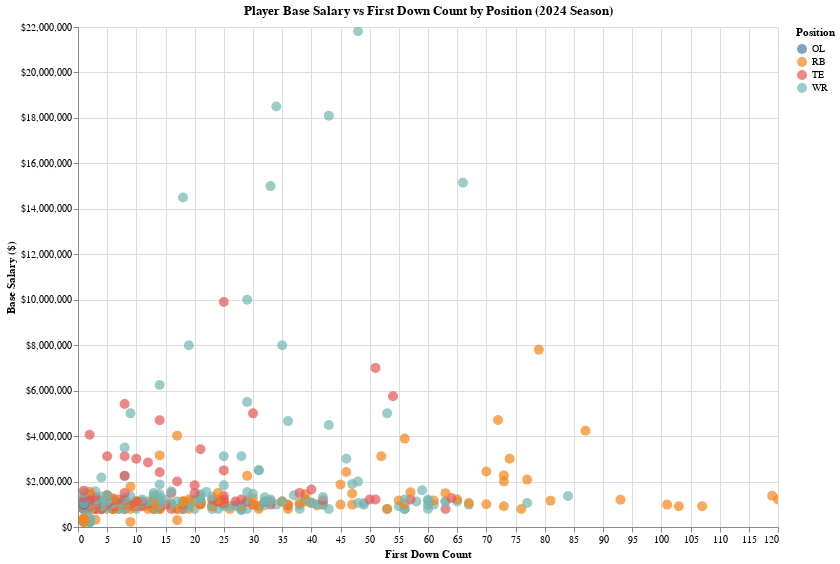

Here is the notebook cell this chart was saved with:
### Code cell
non_qb_player_scatter = alt.Chart(non_qb_players).mark_circle(size=100, opacity=0.7).encode(
    x=alt.X('First_Down_Count:Q', title='First Down Count'),
    y=alt.Y('base_salary:Q', title='Base Salary ($)', 
            axis=alt.Axis(format='$,.0f')),
    color=alt.Color('position:N', title='Position'),
    tooltip=[
        alt.Tooltip('Player:N', title='Player Name'),
        alt.Tooltip('team:N', title='Team'),
        alt.Tooltip('position:N', title='Position'),
        alt.Tooltip('First_Down_Count:Q', title='First Down Count'),
        alt.Tooltip('base_salary:Q', format='$,.0f', title='Base Salary'),
        alt.Tooltip('salary_per_first_down:Q', format='$,.0f', title='Salary per First Down')
    ]
).properties(
    width=700,
    height=500,
    title='Player Base Salary vs First Down Count by Position (2024 Season)'
).interactive()

non_qb_player_scatter

### Figure 1 — Vega-Lite specification as saved in the notebook (floating-point values rounded to 4 significant figures; data arrays with more than 128 entries replaced by an {"elided": "..."} marker saying what was removed)
{"config": {"view": {"continuousWidth": 300, "continuousHeight": 300}}, "data": {"name": "data-41a2946576bd45d310f6e62586dfb118"}, "mark": {"type": "circle", "opacity": 0.7, "size": 100}, "encoding": {"color": {"field": "position", "title": "Position", "type": "nominal"}, "tooltip": [{"field": "Player", "title": "Player Name", "type": "nominal"}, {"field": "team", "title": "Team", "type": "nominal"}, {"field": "position", "title": "Position", "type": "nominal"}, {"field": "First_Down_Count", "title": "First Down Count", "type": "quantitative"}, {"field": "base_salary", "format": "$,.0f", "title": "Base Salary", "type": "quantitative"}, {"field": "salary_per_first_down", "format": "$,.0f", "title": "Salary per First Down", "type": "quantitative"}], "x": {"field": "First_Down_Count", "title": "First Down Count", "type": "quantitative"}, "y": {"axis": {"format": "$,.0f"}, "field": "base_salary", "title": "Base Salary ($)", "type": "quantitative"}}, "height": 500, "params": [{"name": "param_15", "select": {"type": "interval", "encodings": ["x", "y"]}, "bind": "scales"}], "title": "Player Base Salary vs First Down Count by Position (2024 Season)", "width": 700, "$schema": "https://vega.github.io/schema/vega-lite/v5.20.1.json", "datasets": {"data-41a2946576bd45d310f6e62586dfb118": {"elided": "445 records"}}}
